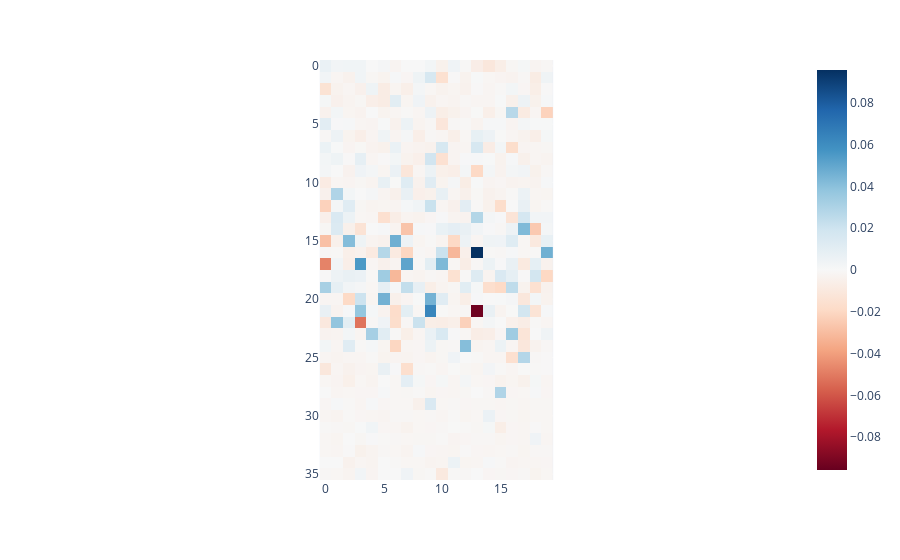

The code cell stored with this chart in its notebook:
### Code cell
imshow(results['z'] - results['z'].mean())

### Figure 1 — Plotly figure (JSON) as saved in the notebook; plotly's stock layout.template omitted (floating-point values rounded to 4 significant figures; data arrays with more than 128 entries replaced by an {"elided": "..."} marker saying what was removed)
{"data": [{"coloraxis": "coloraxis", "hovertemplate": "x: %{x}<br>y: %{y}<br>color: %{z}<extra></extra>", "name": "0", "type": "heatmap", "xaxis": "x", "yaxis": "y", "z": {"elided": "36x20 float values"}}], "layout": {"coloraxis": {"cmid": 0, "colorscale": [[0, "rgb(103,0,31)"], [0.1, "rgb(178,24,43)"], [0.2, "rgb(214,96,77)"], [0.3, "rgb(244,165,130)"], [0.4, "rgb(253,219,199)"], [0.5, "rgb(247,247,247)"], [0.6, "rgb(209,229,240)"], [0.7, "rgb(146,197,222)"], [0.8, "rgb(67,147,195)"], [0.9, "rgb(33,102,172)"], [1, "rgb(5,48,97)"]]}, "margin": {"t": 60}, "xaxis": {"anchor": "y", "constrain": "domain", "domain": [0, 1], "scaleanchor": "y"}, "yaxis": {"anchor": "x", "autorange": "reversed", "constrain": "domain", "domain": [0, 1]}}}
